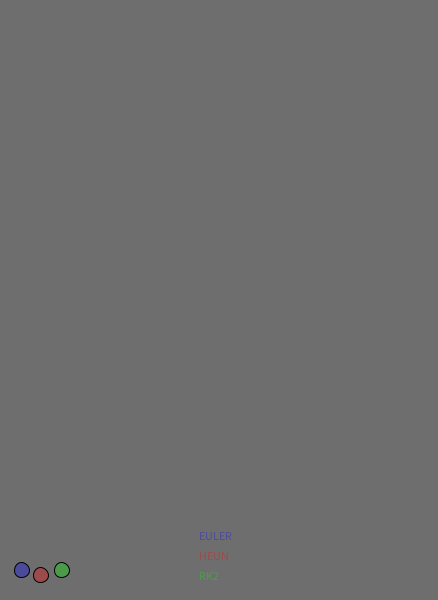
Frame 1 (no input)
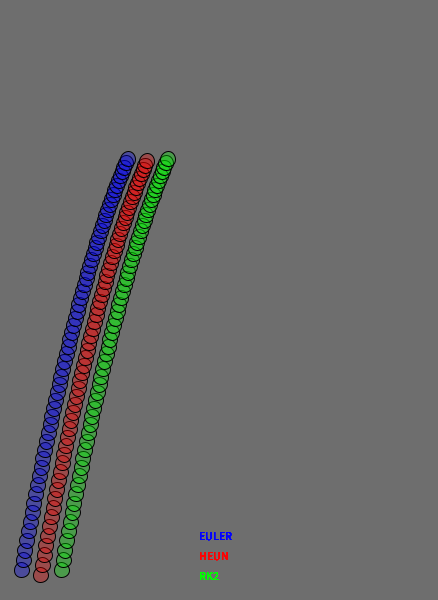
Frame 60 (the mouse pressed at the canvas centre just before this capture)
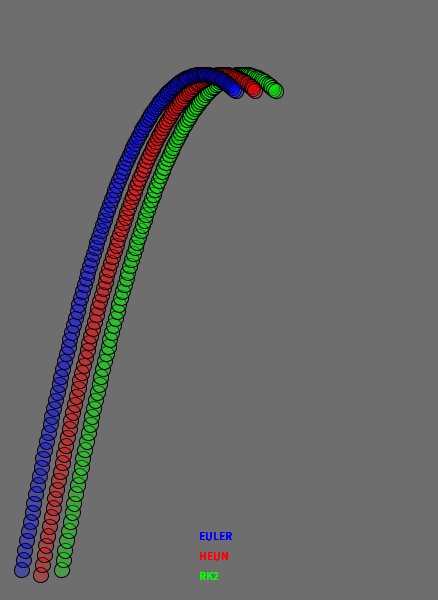
Frame 120 (the mouse held since frame 60 and released just before this capture)

The Processing sketch that drew these frames (run headless with seeded random() and noise(); from frame 60 on, the mouse is pressed at the canvas centre):

// Processing sketch: processing_150969
// ── processing_150969.pde

float delta_t = 0.1;
float masa = 1.0;

PVector gravedad = new PVector(0,9.8);
PVector aceleracion = new PVector(0,0);

PVector p_euler = new PVector(0, 0);
PVector p_heun = new PVector(0,0);
PVector p_RK2 = new PVector(0,0);

PVector v_euler = new PVector(18, -100);
PVector v_heun = new PVector(18, -100);
PVector vant_heun = new PVector(0,0);
PVector v_RK2 = new PVector(18, -100);


void setup() {
  size(438,600);
  background(110);
  smooth();
  Aceleracion();
} 

void Aceleracion() {
  aceleracion.x = gravedad.x*masa;
  aceleracion.y = gravedad.y*masa;
}

void draw() {
  
  v_euler.x = v_euler.x+aceleracion.x*delta_t;
  v_euler.y = v_euler.y+aceleracion.y*delta_t;
  
  p_euler.x = p_euler.x+v_euler.x*delta_t;
  p_euler.y = p_euler.y+v_euler.y*delta_t;
  
  pushMatrix();
  fill(0,0,255,80);
  text("EULER",width/2-20,height-60);
  translate(p_euler.x, p_euler.y);
  ellipse( 20, height - 20 , 15,15);
  popMatrix();
  
  v_heun.x = v_heun.x+aceleracion.x*delta_t;
  v_heun.y = v_heun.y+aceleracion.y*delta_t;
  
  p_heun.x = p_heun.x+((v_heun.x+vant_heun.x)/2)*delta_t;
  p_heun.y = p_heun.y+((v_heun.y+vant_heun.y)/2)*delta_t;
  
  vant_heun.x = v_heun.x;
  vant_heun.y = v_heun.y;
  
  pushMatrix();
  fill(255,0,0,80);
  text("HEUN",width/2-20,height-40);
  translate(20+p_heun.x, p_heun.y);
  ellipse( 20, height - 20 , 15,15);
  popMatrix();
  
  v_RK2.x = v_RK2.x+aceleracion.x*delta_t;
  v_RK2.y = v_RK2.y+aceleracion.y*delta_t;
  
  p_RK2.x = p_RK2.x+v_RK2.x*delta_t;
  p_RK2.y = p_RK2.y+v_RK2.y*delta_t;
  
  pushMatrix();
  fill(0,255,0,80);
  text("RK2",width/2-20,height-20);
  translate(40+p_RK2.x, p_RK2.y);
  ellipse( 20, height - 20 , 15,15);
  popMatrix();
}

void keyPressed(){
  if(key == ' '){
    background(110);
    p_euler.set(0, 0);
    p_heun.set(0,0);
    p_RK2.set(0,0);

    v_euler.set(13.5, -100);
    v_heun.set(13.5, -100);
    vant_heun.set(0,0);
    v_RK2.set(13.5, -100);
  }
}
  
  
  
